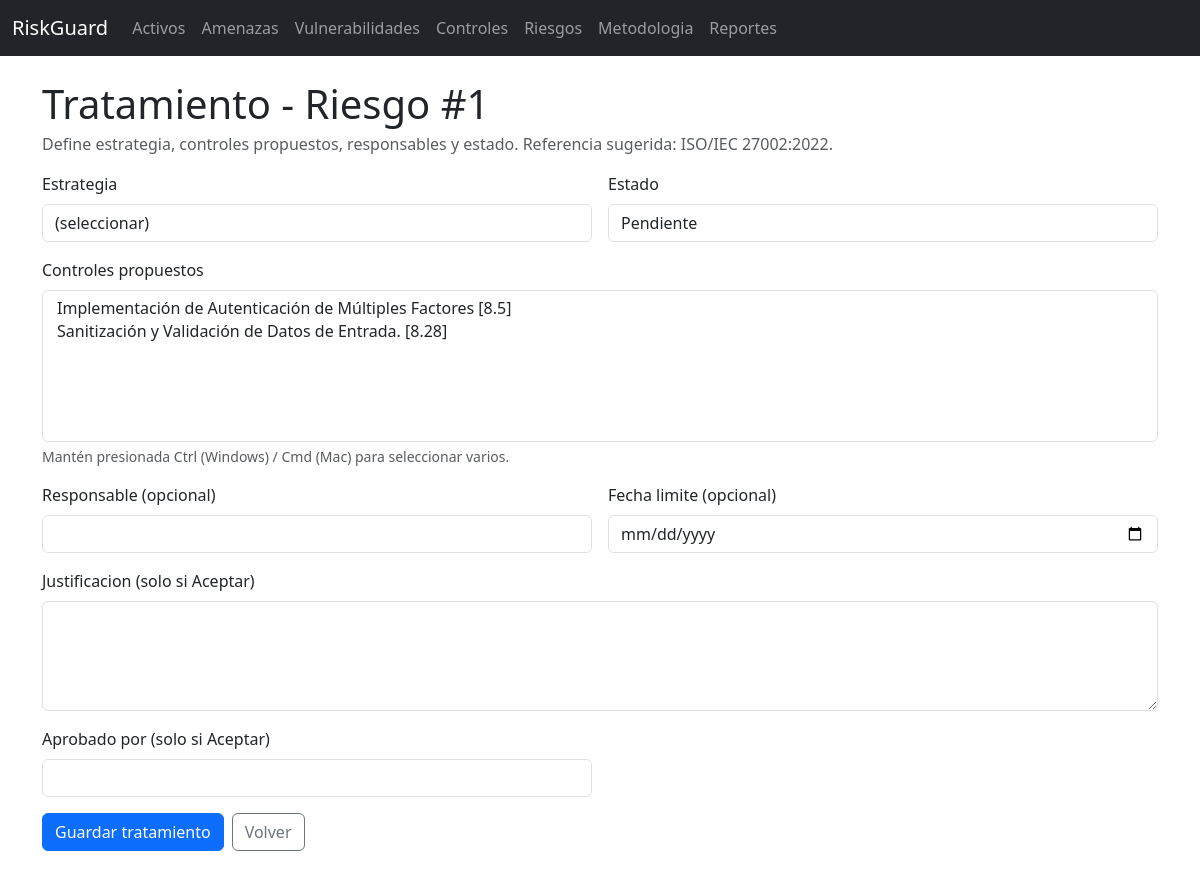
Screenshot of /risks/1/treatment with the database file from the repository.
### models.py (models this page shows, shortened)
class RiskScenario(db.Model):
    id = db.Column(db.Integer, primary_key=True)
    asset_id = db.Column(db.Integer, db.ForeignKey("asset.id"), nullable=False)
    threat_id = db.Column(db.Integer, db.ForeignKey("threat.id"), nullable=False)
    vulnerability_id = db.Column(db.Integer, db.ForeignKey("vulnerability.id"), nullable=False)
    existing_controls = db.Column(db.Text)
    probability = db.Column(db.Integer, nullable=False, default=3)  # 1-5
    impact_override = db.Column(db.Integer, nullable=True)  # 1-5 optional
    treatment_strategy = db.Column(db.String(20), nullable=True)  # Mitigar/Transferir/Aceptar/Evitar
    responsible = db.Column(db.String(120), nullable=True)
    due_date = db.Column(db.Date, nullable=True)
    status = db.Column(db.String(30), nullable=False, default="Pendiente")
    acceptance_justification = db.Column(db.Text, nullable=True)
    acceptance_approved_by = db.Column(db.String(120), nullable=True)
    residual_probability = db.Column(db.Integer, nullable=True)
    residual_impact = db.Column(db.Integer, nullable=True)
    completed_at = db.Column(db.Date, nullable=True)
    observations = db.Column(db.Text, nullable=True)
    created_at = db.Column(db.DateTime, default=datetime.utcnow)
    last_review_at = db.Column(db.DateTime, nullable=True)
    asset = db.relationship("Asset", back_populates="risks")
    threat = db.relationship("Threat")
    vulnerability = db.relationship("Vulnerability")
    proposed_controls = db.relationship("Control", secondary=risk_controls, lazy="subquery")
    incidents = db.relationship("Incident", back_populates="risk", cascade="all, delete-orphan")

### app.py (the view, shortened to what this page needs)
    @app.route("/risks/<int:risk_id>/treatment", methods=["GET", "POST"])
    def risks_treatment(risk_id: int):
        risk = RiskScenario.query.get_or_404(risk_id)
        form = TreatmentForm(obj=risk)
        form.proposed_controls.choices = [(c.id, f"{c.name}" + (f" [{c.iso_reference}]" if c.iso_reference else "")) for c in Control.query.order_by(Control.name).all()]
        if request.method == "GET":
            form.proposed_controls.data = [c.id for c in risk.proposed_controls]
        return render_template("risks/treatment.html", risk=risk, form=form)

### forms.py
class TreatmentForm(FlaskForm):
    treatment_strategy = SelectField("Estrategia", choices=[("", "(seleccionar)")] + TREATMENT_STRATEGIES, validators=[Optional()])
    proposed_controls = SelectMultipleField("Controles propuestos", coerce=int, validators=[Optional()])
    responsible = StringField("Responsable (opcional)", validators=[Optional(), Length(max=120)])
    due_date = DateField("Fecha limite (opcional)", validators=[Optional()])
    status = SelectField("Estado", choices=STATUS, validators=[DataRequired()])
    acceptance_justification = TextAreaField("Justificacion (solo si Aceptar)", validators=[Optional()])
    acceptance_approved_by = StringField("Aprobado por (solo si Aceptar)", validators=[Optional(), Length(max=120)])
    submit = SubmitField("Guardar tratamiento")

### templates/risks/treatment.html (shortened to what this page needs)
{% extends 'base.html' %}
{% from '_formhelpers.html' import render_field, render_textarea %}
{% block content %}
<h1 class="mb-1">Tratamiento - Riesgo #{{ risk.id }}</h1>
<div class="text-muted mb-3">Define estrategia, controles propuestos, responsables y estado. Referencia sugerida: ISO/IEC 27002:2022.</div>
<form method="post">
  <div class="row g-3">
    <div class="col-12 col-md-6">
      {{ render_field(form.treatment_strategy) }}
    </div>
    <div class="col-12 col-md-6">
      {{ render_field(form.status) }}
    </div>
    <div class="col-12">
      <label class="form-label">{{ form.proposed_controls.label.text }}</label>
      {{ form.proposed_controls(class_='form-select', size=6, multiple=true) }}
      <div class="form-text">Mantén presionada Ctrl (Windows) / Cmd (Mac) para seleccionar varios.</div>
    </div>
    <div class="col-12 col-md-6">
      {{ render_field(form.responsible) }}
    </div>
    <div class="col-12 col-md-6">
      {{ render_field(form.due_date) }}
    </div>
    <div class="col-12">
      {{ render_textarea(form.acceptance_justification) }}
    </div>
    <div class="col-12 col-md-6">
      {{ render_field(form.acceptance_approved_by) }}
    </div>
    <div class="col-12 d-flex gap-2">
      <button class="btn btn-primary" type="submit">Guardar tratamiento</button>
      <a class="btn btn-outline-secondary" href="{{ url_for('risks_detail', risk_id=risk.id) }}">Volver</a>
    </div>
  </div>
</form>
{% endblock %}

### templates/_formhelpers.html (shortened to what this page needs)
{% macro render_field(field) -%}
  <label class="form-label">{{ field.label.text }}</label>
  {{ field(class_='form-control') }}
{%- endmacro %}
{% macro render_textarea(field) -%}
  <label class="form-label">{{ field.label.text }}</label>
  {{ field(class_='form-control', rows=4) }}
{%- endmacro %}

### rows the page displays
RiskScenario: id "1", treatment_strategy "(seleccionar)", status "Pendiente"

### other values shown
{{ field.label.text }} "Estrategia Estado Responsable (opcional) Fecha limite (opcional) Aprobado por (solo si Aceptar)"
{{ field.label.text }} "Justificacion (solo si Aceptar)"
